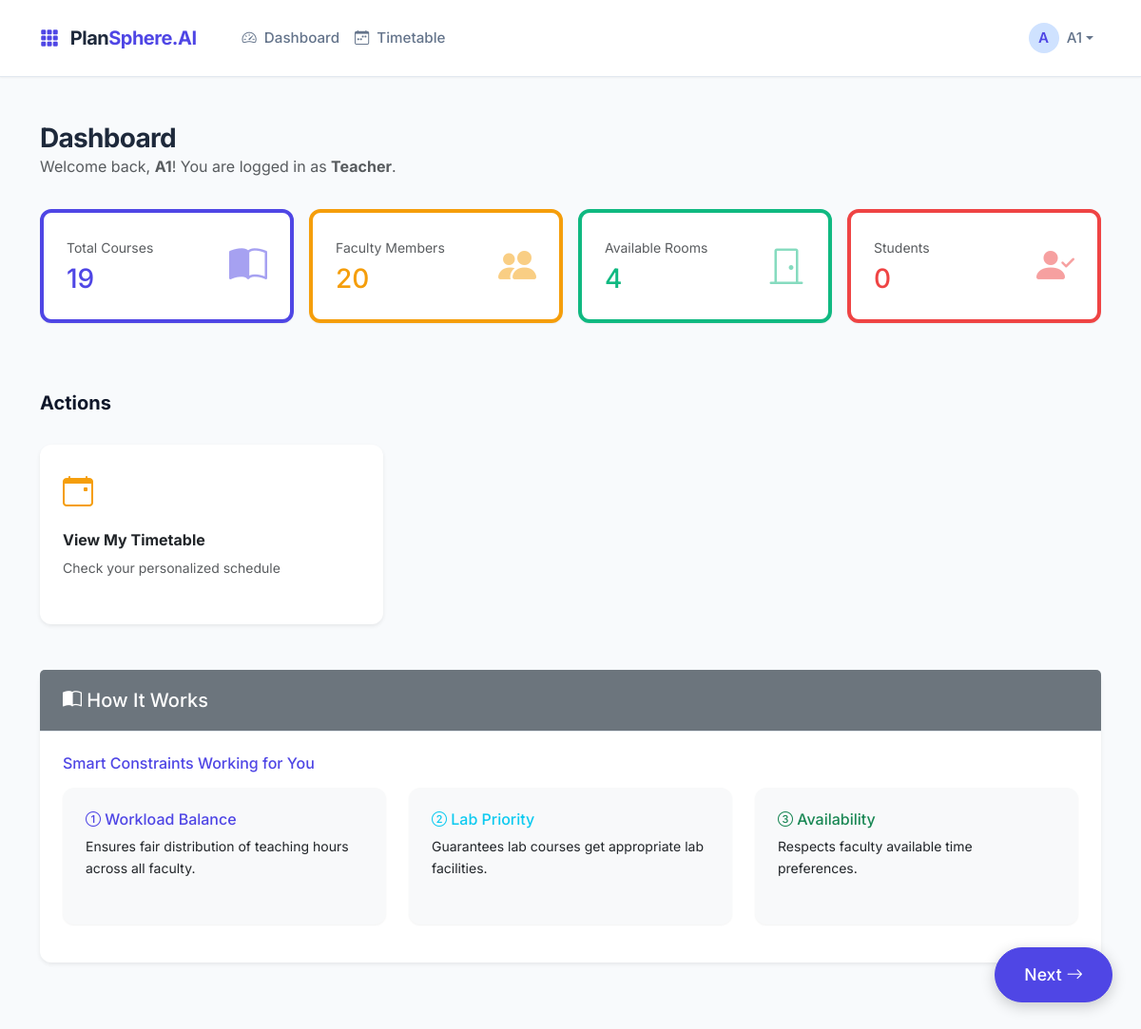
The app's page / (signed in) with its own data.
### models.py (models this page shows, shortened)
class User(db.Model):
    id = db.Column(db.Integer, primary_key=True)
    username = db.Column(db.String(80), unique=True, nullable=False)
    email = db.Column(db.String(120), unique=True, nullable=False)
    password_hash = db.Column(db.String(255), nullable=False)
    role = db.Column(db.String(20), nullable=False)  # admin, teacher, student
    name = db.Column(db.String(100), nullable=False)

### app_with_navigation.py (the view)
@app.route('/')
@login_required
def index():
    user = User.query.get(session['user_id'])
    stats = {
        'courses': Course.query.count(),
        'faculty': Faculty.query.count(),
        'rooms': Room.query.count(),
        'students': Student.query.count(),
        'timetable_entries': TimetableEntry.query.count()
    }
    return render_template('index.html', stats=stats, user=user)

### app_with_navigation.py (called while the page is built, shortened)
@app.context_processor
def inject_next_page():
    try:
        path = request.path or '/'
    except RuntimeError:
        return {'next_page': None}
    navigation_order = ['/', '/courses', '/faculty', '/rooms', '/students', '/student-groups', '/settings', '/timetable']
    if path in navigation_order:
        idx = navigation_order.index(path)
        if idx < len(navigation_order) - 1:
            return {'next_page': navigation_order[idx + 1]}
        return {'next_page': None}

def login_required(f):
    @wraps(f)
    def decorated_function(*args, **kwargs):
        if 'user_id' not in session:
            return redirect(url_for('login'))
        return f(*args, **kwargs)
    return decorated_function

### templates/index.html (shortened to what this page needs)
{% extends "base.html" %}
{% block content %}
<div class="page-header">
    <div>
        <h1 class="page-title">Dashboard</h1>
        <p class="text-muted mb-0">Welcome back, <strong>{{ user.name }}</strong>! You are logged in as <strong>{{ user.role|title }}</strong>.</p>
    </div>
</div>
<div class="row g-3 mb-5">
    <div class="col-12 col-sm-6 col-lg-3">
        <div class="card border-start border-4" style="border-color: var(--accent) !important;">
            <div class="card-body">
                <div class="d-flex justify-content-between align-items-center">
                    <div>
                        <p class="text-muted small mb-1">Total Courses</p>
                        <h3 class="mb-0" style="color: var(--accent);">{{ stats.courses }}</h3>
                    </div>
                    <i class="bi bi-book-half text-primary opacity-50" style="font-size: 2.5rem;"></i>
                </div>
            </div>
        </div>
    </div>
    <div class="col-12 col-sm-6 col-lg-3">
        <div class="card border-start border-4" style="border-color: #f59e0b !important;">
            <div class="card-body">
                <div class="d-flex justify-content-between align-items-center">
                    <div>
                        <p class="text-muted small mb-1">Faculty Members</p>
                        <h3 class="mb-0" style="color: #f59e0b;">{{ stats.faculty }}</h3>
                    </div>
                    <i class="bi bi-people-fill opacity-50" style="font-size: 2.5rem; color: #f59e0b;"></i>
                </div>
            </div>
        </div>
    </div>
    <div class="col-12 col-sm-6 col-lg-3">
        <div class="card border-start border-4" style="border-color: #10b981 !important;">
            <div class="card-body">
                <div class="d-flex justify-content-between align-items-center">
                    <div>
                        <p class="text-muted small mb-1">Available Rooms</p>
                        <h3 class="mb-0" style="color: #10b981;">{{ stats.rooms }}</h3>
                    </div>
                    <i class="bi bi-door-closed opacity-50" style="font-size: 2.5rem; color: #10b981;"></i>
                </div>
            </div>
        </div>
    </div>
    <div class="col-12 col-sm-6 col-lg-3">
        <div class="card border-start border-4" style="border-color: #ef4444 !important;">
            <div class="card-body">
                <div class="d-flex justify-content-between align-items-center">
                    <div>
                        <p class="text-muted small mb-1">Students</p>
                        <h3 class="mb-0" style="color: #ef4444;">{{ stats.students }}</h3>
                    </div>
                    <i class="bi bi-person-check-fill opacity-50" style="font-size: 2.5rem; color: #ef4444;"></i>
                </div>
            </div>
        </div>
    </div>
</div>
{% if user.role == 'admin' %}
<div class="row g-3 mb-5">
    <div class="col-12">
        <h5 class="mb-3 fw-bold">Quick Actions</h5>
    </div>
    <div class="col-12 col-sm-6 col-lg-4">
        <div class="card h-100 border-0 shadow-sm text-decoration-none" style="cursor: pointer; transition: all 0.2s ease;" onclick="window.location='/courses'">
            <div class="card-body">
                <div class="mb-3">
                    <i class="bi bi-plus-circle-fill" style="font-size: 2rem; color: var(--accent);"></i>
                </div>
                <h6 class="card-title fw-bold">Manage Courses</h6>
                <p class="card-text text-muted small">Add or edit course details</p>
            </div>
        </div>
    </div>
    <div class="col-12 col-sm-6 col-lg-4">
        <div class="card h-100 border-0 shadow-sm text-decoration-none" style="cursor: pointer; transition: all 0.2s ease;" onclick="window.location='/timetable'">
            <div class="card-body">
                <div class="mb-3">
                    <i class="bi bi-calendar-event" style="font-size: 2rem; color: #f59e0b;"></i>
                </div>
                <h6 class="card-title fw-bold">View Timetable</h6>
                <p class="card-text text-muted small">Check the generated schedule</p>
            </div>
        </div>
    </div>
    <div class="col-12 col-sm-6 col-lg-4">
        <div class="card h-100 border-0 shadow-sm text-decoration-none" style="cursor: pointer; transition: all 0.2s ease;" onclick="window.location='/settings'">
            <div class="card-body">
                <div class="mb-3">
                    <i class="bi bi-sliders" style="font-size: 2rem; color: #10b981;"></i>
                </div>
                <h6 class="card-title fw-bold">Configure Settings</h6>
                <p class="card-text text-muted small">Set periods, breaks, and working days</p>
            </div>
        </div>
    </div>
</div>
{% else %}
<div class="row g-3 mb-5">
    <div class="col-12">
        <h5 class="mb-3 fw-bold">Actions</h5>
    </div>
    <div class="col-12 col-sm-6 col-lg-4">
        <div class="card h-100 border-0 shadow-sm text-decoration-none" style="cursor: pointer; transition: all 0.2s ease;" onclick="window.location='/timetable'">
            <div class="card-body">
                <div class="mb-3">
                    <i class="bi bi-calendar-event" style="font-size: 2rem; color: #f59e0b;"></i>
                </div>
                <h6 class="card-title fw-bold">View My Timetable</h6>
                <p class="card-text text-muted small">Check your personalized schedule</p>
            </div>
        </div>
    </div>
</div>
{% endif %}
<div class="row">
    <div class="col-12">
        <div class="card border-0 shadow-sm">
            <div class="card-header bg-secondary text-white">
                <h5 class="mb-0"><i class="bi bi-book-half"></i>
                {% if user.role == 'admin' %}Getting Started Guide{% else %}How It Works{% endif %}
                </h5>
            </div>
            <div class="card-body">
                {% if user.role == 'admin' %}
                <h6 class="text-primary mb-3">Setting Up Your Smart Timetable System</h6>
                <div class="row">
                    <div class="col-md-6">
                        <h6><i class="bi bi-1-circle-fill text-primary"></i> Data Setup</h6>
                        <ol class="mb-4">
                            <li>Add or import <strong>courses</strong> with lab requirements</li>
                            <li>Add or import <strong>faculty</strong> with expertise areas</li>
                            <li>Add <strong>rooms</strong> (classrooms and labs with tags)</li>
                            <li>Create <strong>student groups</strong> for different sections</li>
                        </ol>
                        <h6><i class="bi bi-2-circle-fill text-primary"></i> Configuration</h6>
                        <ol class="mb-4">
                            <li>Configure <strong>period & break settings</strong></li>
                            <li>Have faculty set their <strong>availability</strong></li>
                        </ol>
                    </div>
                    <div class="col-md-6">
                        <h6><i class="bi bi-3-circle-fill text-primary"></i> Generation</h6>
                        <ol class="mb-4">
                            <li>Click <strong>"Generate Timetable"</strong></li>
                            <li>System applies all smart constraints automatically</li>
                            <li>Review results and any warnings</li>
                        </ol>
                        <div class="alert alert-success">
                            <strong><i class="bi bi-lightbulb-fill"></i> Pro Tip:</strong>
                            <p class="mb-0 small">The system automatically handles workload balancing, lab allocation, and availability constraints.</p>
                        </div>
                    </div>
                </div>
                {% else %}
                <h6 class="text-primary mb-3">Smart Constraints Working for You</h6>
                <div class="row">
                    <div class="col-md-4 mb-3">
                        <div class="card bg-light h-100 border-0">
                            <div class="card-body">
                                <h6 class="text-primary"><i class="bi bi-1-circle"></i> Workload Balance</h6>
                                <p class="small mb-0">Ensures fair distribution of teaching hours across all faculty.</p>
                            </div>
                        </div>
                    </div>
                    <div class="col-md-4 mb-3">
                        <div class="card bg-light h-100 border-0">
                            <div class="card-body">
                                <h6 class="text-info"><i class="bi bi-2-circle"></i> Lab Priority</h6>
                                <p class="small mb-0">Guarantees lab courses get appropriate lab facilities.</p>
                            </div>
                        </div>
                    </div>
                    <div class="col-md-4 mb-3">
                        <div class="card bg-light h-100 border-0">
                            <div class="card-body">
                                <h6 class="text-success"><i class="bi bi-3-circle"></i> Availability</h6>
                                <p class="small mb-0">Respects faculty available time preferences.</p>
                            </div>
                        </div>
                    </div>
                </div>
                {% endif %}
            </div>
        </div>
    </div>
</div>
{% endblock %}

### templates/base.html (shortened to what this page needs)
<!DOCTYPE html>
<html lang="en">
<head>
    <link href="https://cdn.jsdelivr.net/npm/bootstrap@5.3.2/dist/css/bootstrap.min.css" rel="stylesheet">
    <link rel="stylesheet" href="https://cdn.jsdelivr.net/npm/bootstrap-icons@1.11.1/font/bootstrap-icons.css">
</head>
<body>
    <nav class="navbar navbar-expand-lg sticky-top">
        <div class="container">
            <a class="navbar-brand" href="/">
                <i class="bi bi-grid-3x3-gap-fill text-primary me-2"></i>
                Plan<span class="text-primary">Sphere.AI</span>
            </a>
            <div class="collapse navbar-collapse" id="navbarNav">
                <ul class="navbar-nav me-auto ms-lg-4">
                    <li class="nav-item"><a class="nav-link" href="/"><i class="bi bi-speedometer2 me-1"></i> Dashboard</a></li>
                    <li class="nav-item"><a class="nav-link" href="/timetable"><i class="bi bi-calendar-week me-1"></i> Timetable</a></li>
                </ul>
                <ul class="navbar-nav align-items-center">
                    {% if user %}
                    <li class="nav-item dropdown">
                        <a class="nav-link dropdown-toggle d-flex align-items-center" href="#" data-bs-toggle="dropdown">
                            <div class="avatar bg-primary-subtle text-primary rounded-circle me-2 d-flex align-items-center justify-content-center" style="width: 32px; height: 32px; font-weight: 600;">
                                {{ user.name[0] }}
                            </div>
                            <span class="fw-medium">{{ user.name }}</span>
                        </a>
                    </li>
                    {% else %}
                    <li class="nav-item"><a class="btn btn-primary px-4" href="/login">Login</a></li>
                    {% endif %}
                </ul>
            </div>
        </div>
    </nav>
    <div class="container py-5">
        {% block content %}{% endblock %}
    </div>
    {% if next_page %}
    <div class="next-button-container">
        <a href="{{ next_page }}" class="btn btn-primary btn-lg next-button">
            Next <i class="bi bi-arrow-right"></i>
        </a>
    </div>
    {% endif %}
</body>
</html>

### templates/base.html (style rules this page uses)
:root { --primary: #1e293b; --primary-hover: #0f172a; --accent: #4f46e5; --accent-hover: #4338ca; --bg-body: #f8fafc; --surface: #ffffff; --text-main: #0f172a; --text-muted: #64748b; --border: #e2e8f0; --success: #10b981; --warning: #f59e0b; --danger: #ef4444; --radius-sm: 0.375rem; --radius-md: 0.75rem; --radius-lg: 1rem; --shadow-sm: 0 1px 2px 0 rgb(0 0 0 / 0.05); --shadow-md: 0 4px 6px -1px rgb(0 0 0 / 0.1), 0 2px 4px -2px rgb(0 0 0 / 0.1); --shadow-lg: 0 10px 15px -3px rgb(0 0 0 / 0.1), 0 4px 6px -4px rgb(0 0 0 / 0.1); }
body { font-family: 'Inter', sans-serif; background-color: var(--bg-body); color: var(--text-main); line-height: 1.6; -webkit-font-smoothing: antialiased; }
.navbar { background-color: var(--surface); border-bottom: 1px solid var(--border); padding: 1rem 0; box-shadow: var(--shadow-sm); }
.navbar-brand { font-weight: 700; color: var(--primary); font-size: 1.25rem; letter-spacing: -0.025em; }
.nav-link { color: var(--text-muted); font-weight: 500; font-size: 0.95rem; padding: 0.5rem 1rem; transition: all 0.2s ease; }
.card { background: var(--surface); border: 1px solid var(--border); border-radius: var(--radius-md); box-shadow: var(--shadow-sm); transition: transform 0.2s ease, box-shadow 0.2s ease; margin-bottom: 1.5rem; }
.card-header { background: transparent; border-bottom: 1px solid var(--border); padding: 1.25rem 1.5rem; font-weight: 600; color: var(--primary); }
.card-body { padding: 1.5rem; }
.btn { font-weight: 500; padding: 0.625rem 1.25rem; border-radius: var(--radius-sm); transition: all 0.2s ease; }
.btn-primary { background-color: var(--accent); border-color: var(--accent); }
.text-primary { color: var(--accent) !important; }
.page-header { margin-bottom: 2rem; display: flex; justify-content: space-between; align-items: center; }
.page-title { font-size: 1.75rem; font-weight: 700; color: var(--primary); letter-spacing: -0.025em; margin: 0; }
.next-button-container { position: fixed; bottom: 30px; right: 30px; z-index: 1000; }
.next-button { padding: 15px 30px; font-size: 1.1rem; border-radius: 50px; box-shadow: 0 4px 15px rgba(0,0,0,0.2); transition: all 0.3s ease; }

### records on screen
User: name "A", name "A1", role "Teacher"

### other values on screen
{{ stats.courses }} "19"
{{ stats.faculty }} "20"
{{ stats.rooms }} "4"
{{ stats.students }} "0"
